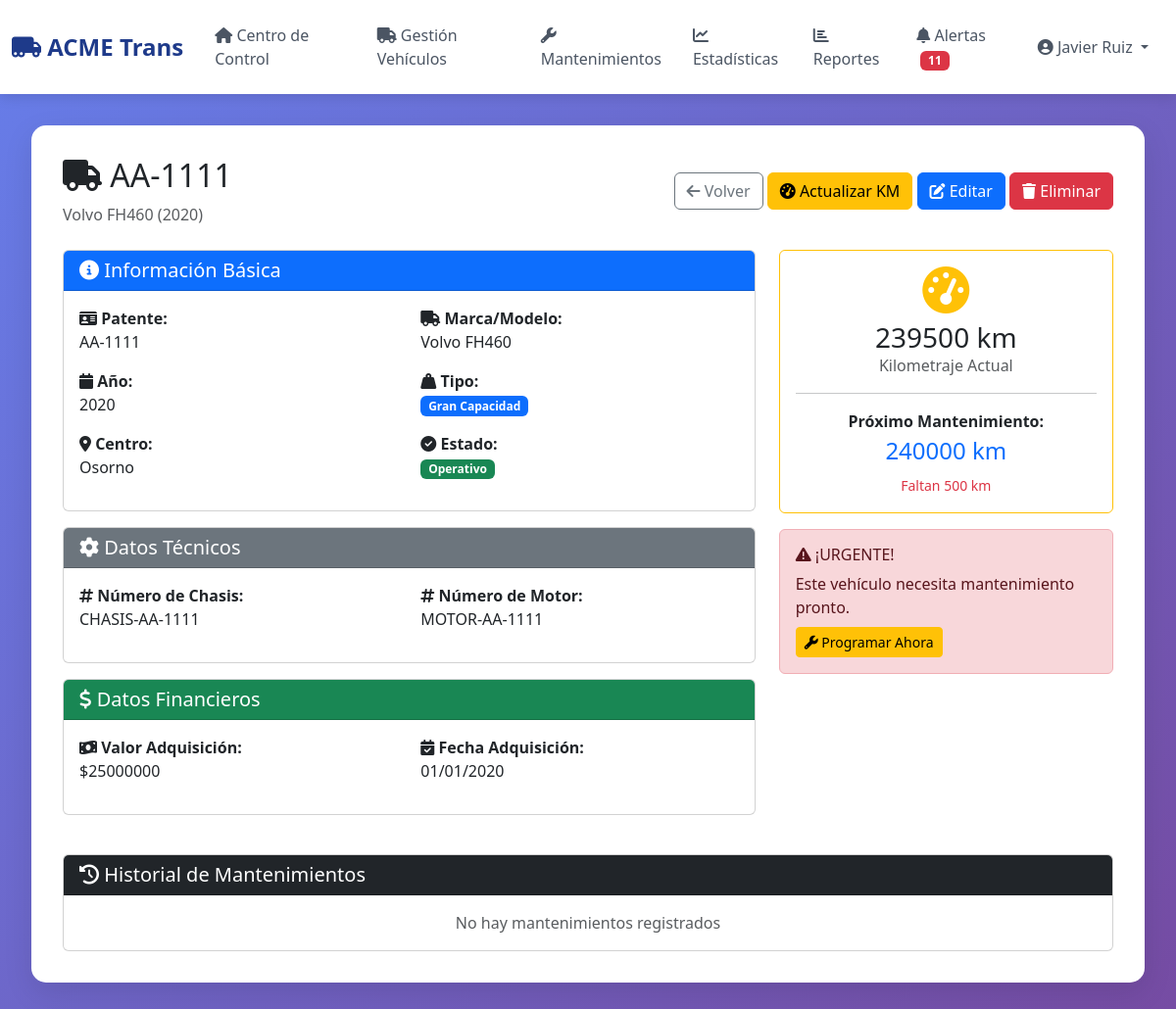
Before: /dashboard/vehiculos/14/ (signed in) with the older database file.
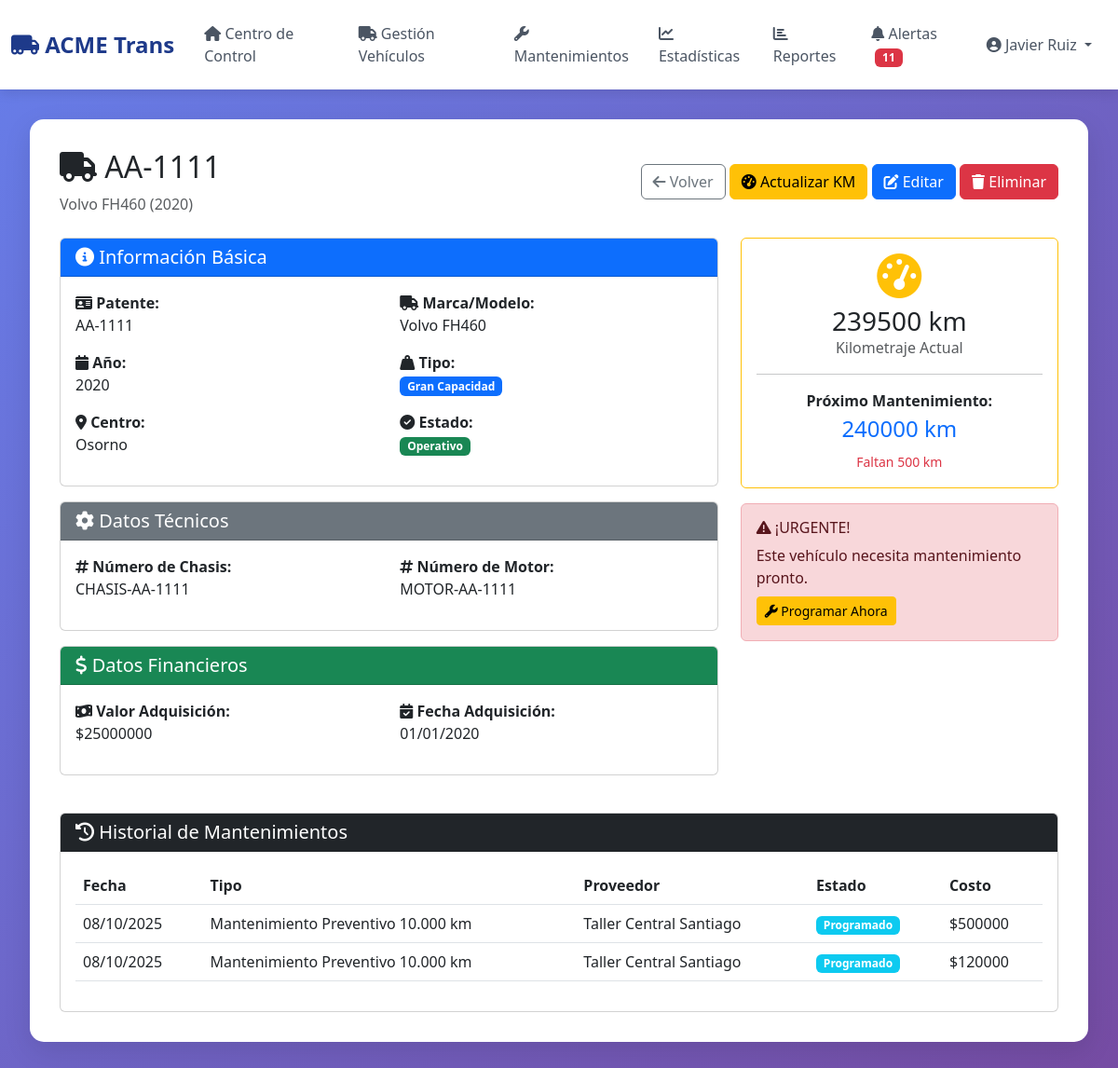
After: the same page with the newer database file.
### flota/models.py (models this page shows, shortened)
class Mantenimiento(models.Model):
    ESTADO_CHOICES = [
        ('programado', 'Programado'),
        ('en_proceso', 'En Proceso'),
        ('completado', 'Completado'),
        ('cancelado', 'Cancelado'),
    ]
    TIPO_CHOICES = [
        ('preventivo', 'Preventivo'),
        ('correctivo', 'Correctivo'),
    ]
    PRIORIDAD_CHOICES = [
        ('baja', 'Baja'),
        ('media', 'Media'),
        ('alta', 'Alta'),
        ('critica', 'Crítica'),
    ]
    vehiculo = models.ForeignKey(
        Vehiculo,
        on_delete=models.CASCADE,
        related_name='mantenimientos',
        verbose_name="Vehículo"
    )
    tipo_mantenimiento = models.ForeignKey(
        TipoMantenimiento,
        on_delete=models.CASCADE,
        verbose_name="Tipo de Mantenimiento"
    )
    proveedor = models.ForeignKey(
        Proveedor,
        on_delete=models.CASCADE,
        verbose_name="Proveedor"
    )
    tipo = models.CharField(
        max_length=20,
        choices=TIPO_CHOICES,
        default='preventivo',
        verbose_name="Tipo"
    )
    estado = models.CharField(
        max_length=20,
        choices=ESTADO_CHOICES,
        default='programado',
        verbose_name="Estado"
    )
    prioridad = models.CharField(
        max_length=20,
        choices=PRIORIDAD_CHOICES,
        default='media',
        verbose_name="Prioridad"
    )
    fecha_programada = models.DateField(verbose_name="Fecha Programada")
    fecha_realizacion = models.DateField(null=True, blank=True, verbose_name="Fecha de Realización")
    kilometraje_programado = models.IntegerField(verbose_name="Kilometraje Programado")
    costo_estimado = models.DecimalField(
        max_digits=10,
        decimal_places=0,
        verbose_name="Costo Estimado"
    )
    costo_real = models.DecimalField(
        max_digits=10,
        decimal_places=0,
        null=True,
        blank=True,
        verbose_name="Costo Real"
    )
    tiempo_estimado_horas = models.IntegerField(
        default=4,
        verbose_name="Tiempo Estimado (horas)"
    )
    descripcion = models.TextField(verbose_name="Descripción del Trabajo")
    observaciones_programacion = models.TextField(
        blank=True,
        verbose_name="Observaciones"
    )
    usuario_programacion = models.ForeignKey(
        User,
        on_delete=models.CASCADE,
        related_name='mantenimientos_programados',
        verbose_name="Usuario que Programó"
    )
    fecha_creacion = models.DateTimeField(auto_now_add=True)
    fecha_modificacion = models.DateTimeField(auto_now=True)
    class Meta:
        verbose_name = "Mantenimiento"
        verbose_name_plural = "Mantenimientos"
        ordering = ['-fecha_programada']

class TipoMantenimiento(models.Model):
    nombre = models.CharField(max_length=100, verbose_name="Nombre")
    descripcion = models.TextField(verbose_name="Descripción")
    frecuencia_km = models.IntegerField(
        help_text="Cada cuántos km se debe realizar",
        verbose_name="Frecuencia (km)"
    )
    costo_estimado = models.DecimalField(
        max_digits=10,
        decimal_places=0,
        verbose_name="Costo Estimado"
    )
    tiempo_estimado_horas = models.IntegerField(verbose_name="Tiempo Estimado (horas)")
    es_preventivo = models.BooleanField(default=True, verbose_name="¿Es Preventivo?")
    activo = models.BooleanField(default=True)
    class Meta:
        verbose_name = "Tipo de Mantenimiento"
        verbose_name_plural = "Tipos de Mantenimiento"

class Proveedor(models.Model):
    nombre = models.CharField(max_length=100, verbose_name="Nombre")
    rut = models.CharField(max_length=12, verbose_name="RUT")
    direccion = models.TextField(verbose_name="Dirección")
    telefono = models.CharField(max_length=20, verbose_name="Teléfono")
    email = models.EmailField(verbose_name="Email")
    contacto_principal = models.CharField(max_length=100, verbose_name="Contacto Principal")
    especialidad = models.CharField(max_length=100, verbose_name="Especialidad")
    activo = models.BooleanField(default=True)
    fecha_creacion = models.DateTimeField(auto_now_add=True)
    class Meta:
        verbose_name = "Proveedor"
        verbose_name_plural = "Proveedores"

### flota/views.py (the view)
# urls.py: path('vehiculos/<int:pk>/', views.vehiculo_detalle_view, name='vehiculo_detalle'),
@login_required
def vehiculo_detalle_view(request, pk):
    vehiculo = get_object_or_404(Vehiculo, pk=pk)
    mantenimientos = vehiculo.mantenimientos.select_related(
        'tipo_mantenimiento', 'proveedor'
    ).order_by('-fecha_programada')[:10]
    context = {
        'vehiculo': vehiculo,
        'mantenimientos': mantenimientos,
        'page_title': f'Vehículo {vehiculo.patente}',
    }
    return render(request, 'flota/vehiculo_detalle.html', context)

### flota/models.py (called while the page is built)
    def proximo_mantenimiento_km(self):
        return ((self.kilometraje_actual // 10000) + 1) * 10000

    def km_hasta_mantenimiento(self):
        return self.proximo_mantenimiento_km() - self.kilometraje_actual

### flota/templates/flota/vehiculo_detalle.html (shortened to what the changed rows need)
{% extends 'flota/base.html' %}
{% block content %}
<div class="card-custom">
    <div class="d-flex justify-content-between align-items-center mb-4">
        <div>
            <h2><i class="fas fa-truck"></i> {{ vehiculo.patente }}</h2>
        </div>
    </div>
<div class="card mt-4">
    <div class="card-body">
        {% if mantenimientos %}
        <div class="table-responsive">
            <table class="table table-hover">
                <thead>
                    <tr>
                        <th>Fecha</th>
                        <th>Tipo</th>
                        <th>Proveedor</th>
                        <th>Estado</th>
                        <th>Costo</th>
                    </tr>
                </thead>
                <tbody>
                    {% for mant in mantenimientos %}
                    <tr>
                        <td>{{ mant.fecha_programada|date:"d/m/Y" }}</td>
                        <td>{{ mant.tipo_mantenimiento.nombre }}</td>
                        <td>{{ mant.proveedor.nombre }}</td>
                        <td>
                            <span
                                class="badge {% if mant.estado == 'completado' %}bg-success{% elif mant.estado == 'en_proceso' %}bg-warning{% else %}bg-info{% endif %}">
                                {{ mant.get_estado_display }}
                            </span>
                        </td>
                        <td>${{ mant.costo_estimado|floatformat:0 }}</td>
                    </tr>
                    {% endfor %}
                </tbody>
            </table>
        </div>
        {% else %}
        <p class="text-muted text-center mb-0">No hay mantenimientos registrados</p>
        {% endif %}
    </div>
</div>
</div>
{% endblock %}

Changed rows visible on the page:
added Mantenimiento: fecha_programada "08/10/2025", tipo_mantenimiento.nombre "Mantenimiento Preventivo 10.000 km", proveedor.nombre "Taller Central Santiago", estado "Programado", costo_estimado "500000"
added Mantenimiento: fecha_programada "08/10/2025", tipo_mantenimiento.nombre "Mantenimiento Preventivo 10.000 km", proveedor.nombre "Taller Central Santiago", estado "Programado", costo_estimado "120000"
Other visible differences:
text no longer shown: "No hay mantenimientos registrados"
text now shown: "Fecha Tipo Proveedor Estado Costo"
